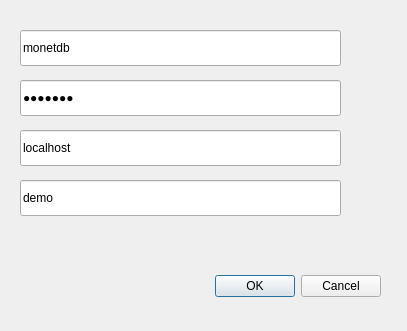
<?xml version="1.0" encoding="UTF-8"?>
<ui version="4.0">
 <class>MonetDBConnectorDialogBase</class>
 <widget class="QDialog" name="MonetDBeConnectorDialogBase">
  <property name="geometry">
   <rect>
    <x>0</x>
    <y>0</y>
    <width>407</width>
    <height>331</height>
   </rect>
  </property>
  <property name="windowTitle">
   <string>MonetDBConnector</string>
  </property>
  <widget class="QDialogButtonBox" name="button_box">
   <property name="geometry">
    <rect>
     <x>40</x>
     <y>270</y>
     <width>341</width>
     <height>32</height>
    </rect>
   </property>
   <property name="orientation">
    <enum>Qt::Horizontal</enum>
   </property>
   <property name="standardButtons">
    <set>QDialogButtonBox::Cancel|QDialogButtonBox::Ok</set>
   </property>
  </widget>
  <widget class="QLineEdit" name="usernameEdit">
   <property name="geometry">
    <rect>
     <x>20</x>
     <y>30</y>
     <width>321</width>
     <height>36</height>
    </rect>
   </property>
   <property name="text">
    <string>monetdb</string>
   </property>
  </widget>
  <widget class="QLineEdit" name="passwordEdit">
   <property name="geometry">
    <rect>
     <x>20</x>
     <y>80</y>
     <width>321</width>
     <height>36</height>
    </rect>
   </property>
   <property name="text">
    <string>monetdb</string>
   </property>
   <property name="echoMode">
    <enum>QLineEdit::Password</enum>
   </property>
  </widget>
  <widget class="QLineEdit" name="hostnameEdit">
   <property name="geometry">
    <rect>
     <x>20</x>
     <y>130</y>
     <width>321</width>
     <height>36</height>
    </rect>
   </property>
   <property name="text">
    <string>localhost</string>
   </property>
  </widget>
  <widget class="QLineEdit" name="databaseEdit">
   <property name="geometry">
    <rect>
     <x>20</x>
     <y>180</y>
     <width>321</width>
     <height>36</height>
    </rect>
   </property>
   <property name="text">
    <string>demo</string>
   </property>
  </widget>
 </widget>
 <resources/>
 <connections>
  <connection>
   <sender>button_box</sender>
   <signal>accepted()</signal>
   <receiver>MonetDBConnectorDialogBase</receiver>
   <slot>accept()</slot>
   <hints>
    <hint type="sourcelabel">
     <x>20</x>
     <y>20</y>
    </hint>
    <hint type="destinationlabel">
     <x>20</x>
     <y>20</y>
    </hint>
   </hints>
  </connection>
  <connection>
   <sender>button_box</sender>
   <signal>rejected()</signal>
   <receiver>MonetDBConnectorDialogBase</receiver>
   <slot>reject()</slot>
   <hints>
    <hint type="sourcelabel">
     <x>20</x>
     <y>20</y>
    </hint>
    <hint type="destinationlabel">
     <x>20</x>
     <y>20</y>
    </hint>
   </hints>
  </connection>
 </connections>
</ui>
